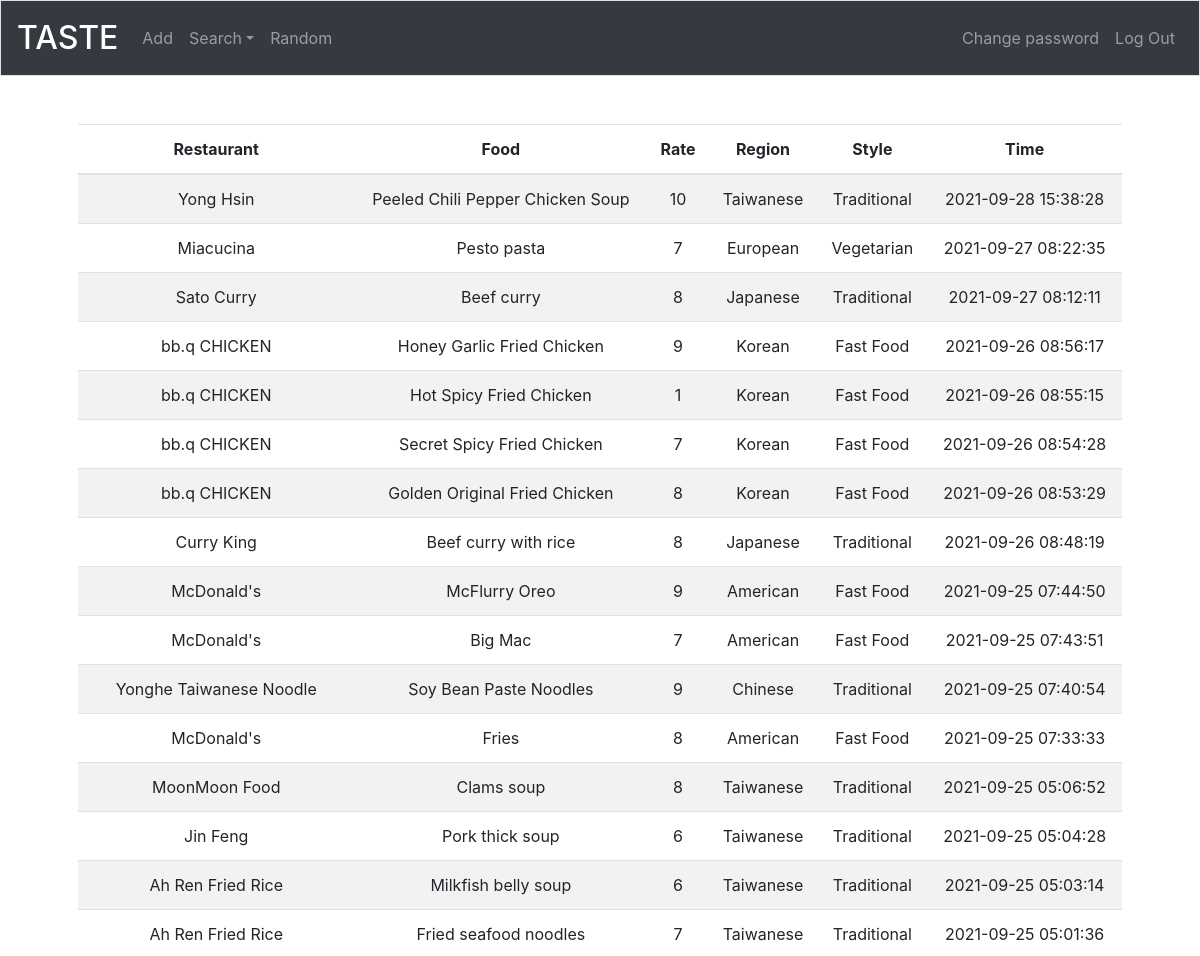
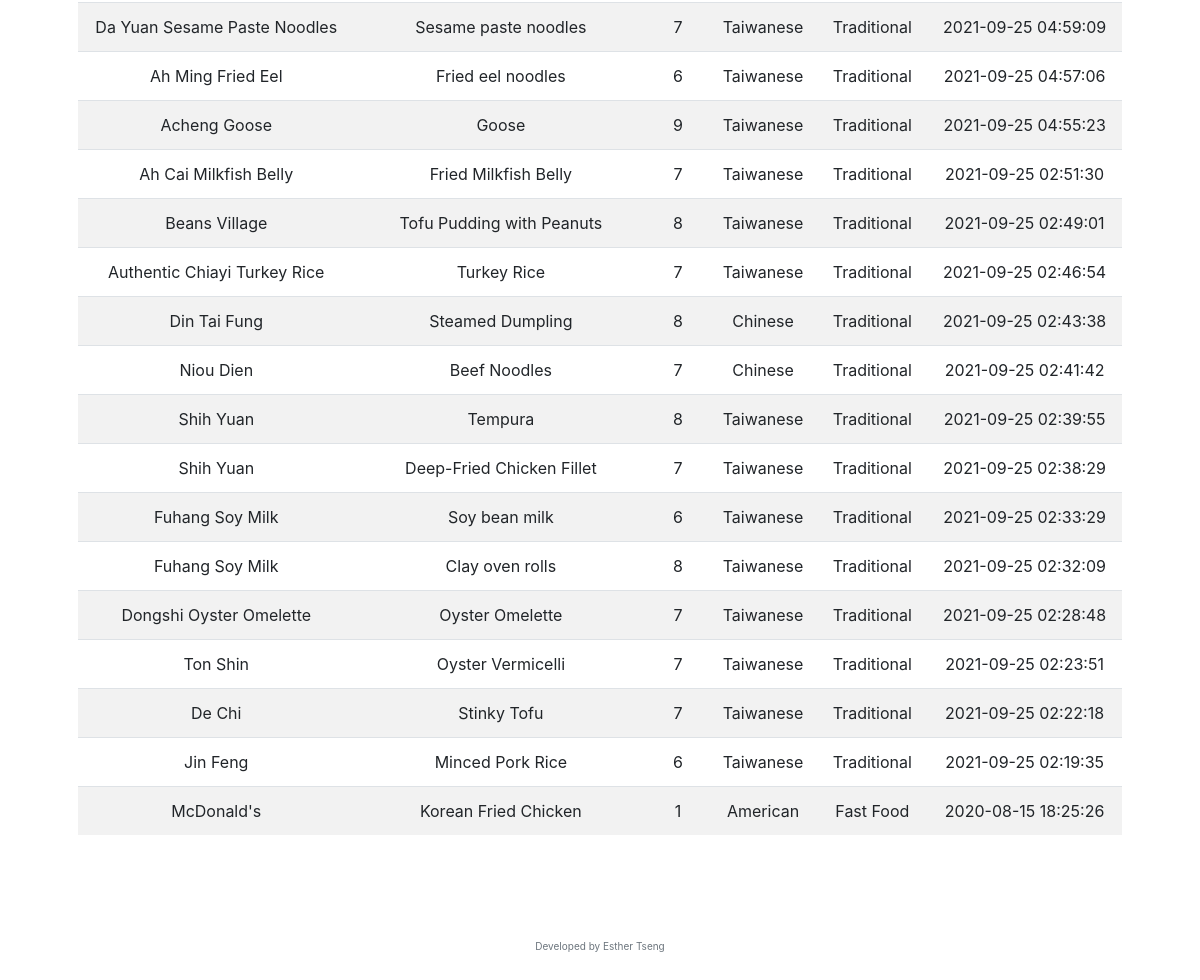
Screenshot of / (signed in) with the database file from the repository (2 pictures, top to bottom).
### tables this page shows
CREATE TABLE tracker (
id INTEGER PRIMARY KEY AUTOINCREMENT,
user_id INTEGER NOT NULL,
restaurant TEXT NOT NULL,
food TEXT NOT NULL,
rate INTEGER NOT NULL,
region TEXT NOT NULL,
style TEXT NOT NULL,
time TIMESTAMP DEFAULT CURRENT_TIMESTAMP,
FOREIGN KEY(user_id) REFERENCES users(id)
);

### application.py (the view)
@app.route("/")
@login_required
def index():
    user_id = session["user_id"]
    records = db.execute(
        "SELECT restaurant, food, rate, region, style, time FROM tracker WHERE user_id = ? ORDER BY time DESC", user_id)
    return render_template("index.html", records=records)

### application.py (called while the page is built)
@app.after_request
def after_request(response):
    response.headers["Cache-Control"] = "no-cache, no-store, must-revalidate"
    response.headers["Expires"] = 0
    response.headers["Pragma"] = "no-cache"
    return response

### helpers.py (called while the page is built)
def login_required(f):
    @wraps(f)
    def decorated_function(*args, **kwargs):
        if session.get("user_id") is None:
            return redirect("/login")
        return f(*args, **kwargs)
    return decorated_function

### templates/index.html (shortened to what this page needs)
{% extends "layout.html" %}
{% block main %}
    <table class="table table-striped">
        <thead>
            <tr>
                <th>Restaurant</th>
                <th>Food</th>
                <th>Rate</th>
                <th>Region</th>
                <th>Style</th>
                <th>Time</th>
            </tr>
        </thead>
        <tbody>
            {% for record in records %}
                <tr>
                    <td>{{ record["restaurant"] }}</td>
                    <td>{{ record["food"] }}</td>
                    <td>{{ record["rate"] }}</td>
                    <td>{{ record["region"] }}</td>
                    <td>{{ record["style"] }}</td>
                    <td>{{ record["time"] }}</td>
                </tr>
            {% endfor %}
        </tbody>
    </table>
{% endblock %}

### templates/layout.html (shortened to what this page needs)
<!DOCTYPE html>
<html lang="en">
    <head>
        <link rel="stylesheet" href="https://cdn.jsdelivr.net/npm/bootstrap@4.5.3/dist/css/bootstrap.min.css">
        <link href="static/styles.css" rel="stylesheet">
    </head>
    <body>
        <nav class="navbar navbar-expand-lg navbar-dark bg-dark border">
            <a class="navbar-brand mb-0 h1" href="/">TASTE</a>
            <div class="collapse navbar-collapse" id="navbar">
                {% if session.user_id %}
                    <ul class="navbar-nav mr-auto">
                        <li class="nav-item">
                            <a class="nav-link" href="/add">Add</a></li>
                        <li class="nav-item dropdown">
                            <a class="nav-link dropdown-toggle" href="#" id="navbarDropdown" role="button" data-toggle="dropdown" aria-haspopup="true" aria-expanded="false">Search</a>
                        </li>
                        <li class="nav-item">
                            <a class="nav-link" href="/random">Random</a></li>
                    </ul>
                    <ul class="navbar-nav ml-auto">
                        <li class="nav-item"><a class="nav-link" href="/password">Change password</a></li>
                        <li class="nav-item"><a class="nav-link" href="/logout">Log Out</a></li>
                    </ul>
                {% else %}
                    <ul class="navbar-nav ml-auto">
                        <li class="nav-item"><a class="nav-link" href="/register">Register</a></li>
                        <li class="nav-item"><a class="nav-link" href="/login">Log In</a></li>
                    </ul>
                {% endif %}
            </div>
        </nav>
        <main class="container p-5">
            {% block main %}{% endblock %}
        </main>
        <div class="container">
            <footer class="py-3 my-4">
                <p class="text-center text-muted">Developed by Esther Tseng</p>
            </footer>
        </div>
    </body>
</html>

### static/styles.css (style rules this page uses)
nav .navbar-brand { font-size: xx-large; }
main { overflow-x: auto; text-align: center; }
footer { font-size: 10px; }

### rows the page displays
tracker: restaurant "Yong Hsin", food "Peeled Chili Pepper Chicken Soup", rate "10", region "Taiwanese", style "Traditional", time "2021-09-28 15:38:28"
tracker: restaurant "Miacucina", food "Pesto pasta", rate "7", region "European", style "Vegetarian", time "2021-09-27 08:22:35"
tracker: restaurant "Sato Curry", food "Beef curry", rate "8", region "Japanese", style "Traditional", time "2021-09-27 08:12:11"
tracker: restaurant "bb.q CHICKEN", food "Honey Garlic Fried Chicken", rate "9", region "Korean", style "Fast Food", time "2021-09-26 08:56:17"
tracker: restaurant "bb.q CHICKEN", food "Hot Spicy Fried Chicken", rate "1", region "Korean", style "Fast Food", time "2021-09-26 08:55:15"
tracker: restaurant "bb.q CHICKEN", food "Secret Spicy Fried Chicken", rate "7", region "Korean", style "Fast Food", time "2021-09-26 08:54:28"
tracker: restaurant "bb.q CHICKEN", food "Golden Original Fried Chicken", rate "8", region "Korean", style "Fast Food", time "2021-09-26 08:53:29"
tracker: restaurant "Curry King", food "Beef curry with rice", rate "8", region "Japanese", style "Traditional", time "2021-09-26 08:48:19"
tracker: restaurant "McDonald's", food "McFlurry Oreo", rate "9", region "American", style "Fast Food", time "2021-09-25 07:44:50"
tracker: restaurant "McDonald's", food "Big Mac", rate "7", region "American", style "Fast Food", time "2021-09-25 07:43:51"
tracker: restaurant "Yonghe Taiwanese Noodle", food "Soy Bean Paste Noodles", rate "9", region "Chinese", style "Traditional", time "2021-09-25 07:40:54"
tracker: restaurant "McDonald's", food "Fries", rate "8", region "American", style "Fast Food", time "2021-09-25 07:33:33"
tracker: restaurant "MoonMoon Food", food "Clams soup", rate "8", region "Taiwanese", style "Traditional", time "2021-09-25 05:06:52"
tracker: restaurant "Jin Feng", food "Pork thick soup", rate "6", region "Taiwanese", style "Traditional", time "2021-09-25 05:04:28"
tracker: restaurant "Ah Ren Fried Rice", food "Milkfish belly soup", rate "6", region "Taiwanese", style "Traditional", time "2021-09-25 05:03:14"
tracker: restaurant "Ah Ren Fried Rice", food "Fried seafood noodles", rate "7", region "Taiwanese", style "Traditional", time "2021-09-25 05:01:36"
tracker: restaurant "Da Yuan Sesame Paste Noodles", food "Sesame paste noodles", rate "7", region "Taiwanese", style "Traditional", time "2021-09-25 04:59:09"
tracker: restaurant "Ah Ming Fried Eel", food "Fried eel noodles", rate "6", region "Taiwanese", style "Traditional", time "2021-09-25 04:57:06"
tracker: restaurant "Acheng Goose", food "Goose", rate "9", region "Taiwanese", style "Traditional", time "2021-09-25 04:55:23"
tracker: restaurant "Ah Cai Milkfish Belly", food "Fried Milkfish Belly", rate "7", region "Taiwanese", style "Traditional", time "2021-09-25 02:51:30"
tracker: restaurant "Beans Village", food "Tofu Pudding with Peanuts", rate "8", region "Taiwanese", style "Traditional", time "2021-09-25 02:49:01"
tracker: restaurant "Authentic Chiayi Turkey Rice", food "Turkey Rice", rate "7", region "Taiwanese", style "Traditional", time "2021-09-25 02:46:54"
tracker: restaurant "Din Tai Fung", food "Steamed Dumpling", rate "8", region "Chinese", style "Traditional", time "2021-09-25 02:43:38"
tracker: restaurant "Niou Dien", food "Beef Noodles", rate "7", region "Chinese", style "Traditional", time "2021-09-25 02:41:42"
tracker: restaurant "Shih Yuan", food "Tempura", rate "8", region "Taiwanese", style "Traditional", time "2021-09-25 02:39:55"
tracker: restaurant "Shih Yuan", food "Deep-Fried Chicken Fillet", rate "7", region "Taiwanese", style "Traditional", time "2021-09-25 02:38:29"
tracker: restaurant "Fuhang Soy Milk", food "Soy bean milk", rate "6", region "Taiwanese", style "Traditional", time "2021-09-25 02:33:29"
tracker: restaurant "Fuhang Soy Milk", food "Clay oven rolls", rate "8", region "Taiwanese", style "Traditional", time "2021-09-25 02:32:09"
tracker: restaurant "Dongshi Oyster Omelette", food "Oyster Omelette", rate "7", region "Taiwanese", style "Traditional", time "2021-09-25 02:28:48"
tracker: restaurant "Ton Shin", food "Oyster Vermicelli", rate "7", region "Taiwanese", style "Traditional", time "2021-09-25 02:23:51"
tracker: restaurant "De Chi", food "Stinky Tofu", rate "7", region "Taiwanese", style "Traditional", time "2021-09-25 02:22:18"
tracker: restaurant "Jin Feng", food "Minced Pork Rice", rate "6", region "Taiwanese", style "Traditional", time "2021-09-25 02:19:35"
tracker: restaurant "McDonald's", food "Korean Fried Chicken", rate "1", region "American", style "Fast Food", time "2020-08-15 18:25:26"
